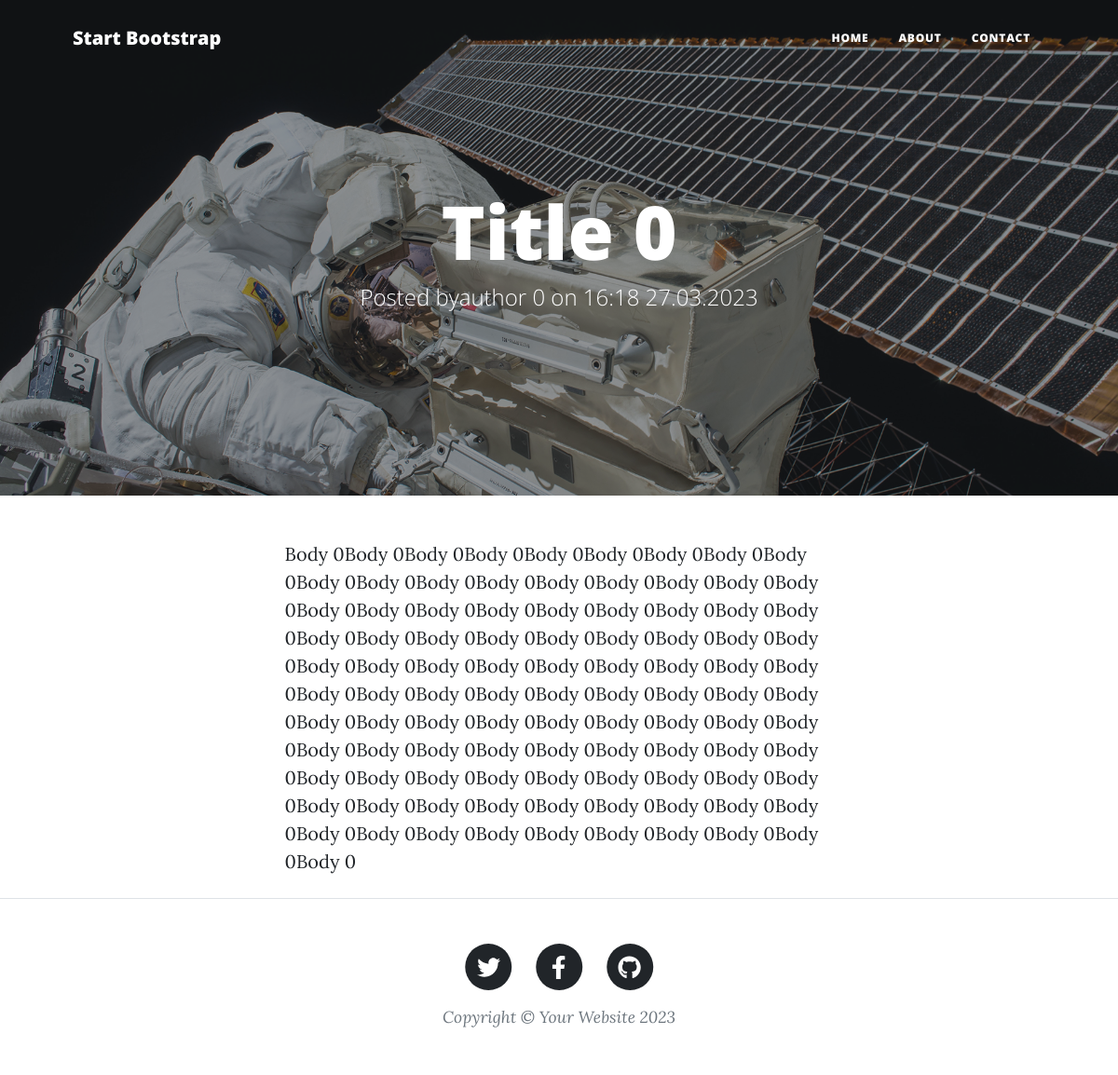
Page /title-0 on the committed database.
### tables this page shows
CREATE TABLE post(
      id INTEGER PRIMARY KEY AUTOINCREMENT,
      title VARCHAR(128) NOT NULL UNIQUE,
      body TEXT NOT NULL,
      slug VARCHAR(128) NOT NULL UNIQUE,
      author VARCHAR(32) NOT NULL,
      date_created DATETIME DEFAULT now  
    );

### views/views.py (the view)
@router.get('/{post_slug}', response_class=HTMLResponse, name='post_detail')
async def post_detail(request: Request, post_slug: str = Path(max_length=128)):
    cur.execute('SELECT * FROM post WHERE slug = ?;', (post_slug,))
    obj = Post.from_sql(cur.fetchall())
    if obj:
        return templates.TemplateResponse('post.html', {'request': request, 'post': obj[0]})
    raise HTTPException(status_code=404, detail='page not found')

### templates/post.html (shortened to what this page needs)
{% extends 'base.html' %}
{% block content %}
        {% include 'components/navigation.html' %}
        {% with %}
            {% set background='assets/img/post-bg.jpg' %}
            {% set heading=post.title %}
            {% set subheading='Posted by%s on %s'|format(post.author, post.date_created.strftime("%H:%M %d.%m.%Y")) %}
            {% include 'components/header.html' %}
        {% endwith %}
        <article class="mb-4">
            <div class="container px-4 px-lg-5">
                <div class="row gx-4 gx-lg-5 justify-content-center">
                    <div class="col-md-10 col-lg-8 col-xl-7">
                    {{post.body}}
                    </div>
                </div>
            </div>
        </article>
        {%include 'components/footer.html' %}
        {% endblock %}

### templates/base.html (shortened to what this page needs)
<!DOCTYPE html>
<html lang="en">
    <head>
        <link href="{{url_for('static',path='/css/styles.css')}}" rel="stylesheet" />
    </head>
    <body>
    {% block content %}{% endblock %}
    </body>
</html>

### templates/components/navigation.html (shortened to what this page needs)
        <nav class="navbar navbar-expand-lg navbar-light" id="mainNav">
            <div class="container px-4 px-lg-5">
                <a class="navbar-brand" href="{{url_for('index')}}">Start Bootstrap</a>
                <div class="collapse navbar-collapse" id="navbarResponsive">
                    <ul class="navbar-nav ms-auto py-4 py-lg-0">
                        <li class="nav-item"><a class="nav-link px-lg-3 py-3 py-lg-4" href="{{url_for('index')}}">Home</a></li>
                        <li class="nav-item"><a class="nav-link px-lg-3 py-3 py-lg-4" href="{{url_for('about')}}">About</a></li>
                        <li class="nav-item"><a class="nav-link px-lg-3 py-3 py-lg-4" href="{{url_for('contact')}}">Contact</a></li>
                    </ul>
                </div>
            </div>
        </nav>

### templates/components/header.html
        <header class="masthead" style="background-image: url({{url_for('static',path=background)}})">
            <div class="container position-relative px-4 px-lg-5">
                <div class="row gx-4 gx-lg-5 justify-content-center">
                    <div class="col-md-10 col-lg-8 col-xl-7">
                        <div class="site-heading">
                            <h1>{{heading}}</h1>
                            <span class="subheading">{{subheading}}</span>
                        </div>
                    </div>
                </div>
            </div>
        </header>

### templates/components/footer.html
        <footer class="border-top">
            <div class="container px-4 px-lg-5">
                <div class="row gx-4 gx-lg-5 justify-content-center">
                    <div class="col-md-10 col-lg-8 col-xl-7">
                        <ul class="list-inline text-center">
                            <li class="list-inline-item">
                                <a href="#!">
                                    <span class="fa-stack fa-lg">
                                        <i class="fas fa-circle fa-stack-2x"></i>
                                        <i class="fab fa-twitter fa-stack-1x fa-inverse"></i>
                                    </span>
                                </a>
                            </li>
                            <li class="list-inline-item">
                                <a href="#!">
                                    <span class="fa-stack fa-lg">
                                        <i class="fas fa-circle fa-stack-2x"></i>
                                        <i class="fab fa-facebook-f fa-stack-1x fa-inverse"></i>
                                    </span>
                                </a>
                            </li>
                            <li class="list-inline-item">
                                <a href="#!">
                                    <span class="fa-stack fa-lg">
                                        <i class="fas fa-circle fa-stack-2x"></i>
                                        <i class="fab fa-github fa-stack-1x fa-inverse"></i>
                                    </span>
                                </a>
                            </li>
                        </ul>
                        <div class="small text-center text-muted fst-italic">Copyright &copy; Your Website 2023</div>
                    </div>
                </div>
            </div>
        </footer>

### rows in the picture
post: title "Title 0", body "Body 0Body 0Body 0Body 0Body 0Body 0Body 0Body 0Body 0Body 0Body 0Body 0Body 0Body 0Body 0Body 0Body 0Body 0Body 0Body 0Body 0Body 0Body 0Body 0Body 0Body 0Body 0Body 0Body 0Body 0Body 0Body 0Body 0Body 0Body 0Body 0Body 0Body 0Body 0Body 0Body 0Body 0Body 0Body 0Body 0Body 0Body 0Body 0Body 0Body 0Body 0Body 0Body 0Body 0Body 0Body 0Body 0Body 0Body 0Body 0Body 0Body 0Body 0Body 0Body 0Body 0Body 0Body 0Body 0Body 0Body 0Body 0Body 0Body 0Body 0Body 0Body 0Body 0Body 0Body 0Body 0Body 0Body 0Body 0Body 0Body 0Body 0Body 0Body 0Body 0Body 0Body 0Body 0Body 0Body 0Body 0Body 0Body 0Body 0Body 0"

### other values in the picture
{{ subheading }} "Posted byauthor 0 on 16:18 27.03.2023"
